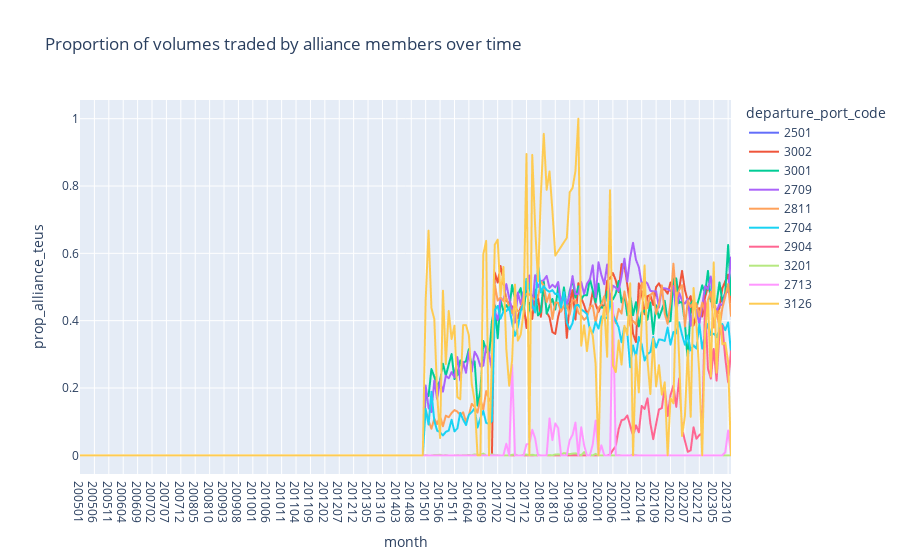

Write notebook code for a chart like this one.
### Code cell
fig = px.line(
        data_frame=port_alliance_df.filter(
            pl.col('departure_port_code').is_in(
                port_alliance_df.group_by('departure_port_code').agg(pl.col('total_teus').sum()).sort(by='total_teus', descending=True).limit(10).to_series()
                )),
        x='month', y='prop_alliance_teus',
        color='departure_port_code',
        title= 'Proportion of volumes traded by alliance members over time'
    )
fig.show()

### Figure 1 — Plotly figure (JSON) as saved in the notebook; plotly's stock layout.template omitted (floating-point values rounded to 4 significant figures; data arrays with more than 128 entries replaced by an {"elided": "..."} marker saying what was removed)
{"data": [{"hovertemplate": "departure_port_code=2501<br>month=%{x}<br>prop_alliance_teus=%{y}<extra></extra>", "legendgroup": "2501", "line": {"color": "#636efa", "dash": "solid"}, "marker": {"symbol": "circle"}, "mode": "lines", "name": "2501", "showlegend": true, "type": "scattergl", "x": {"elided": "223 str values"}, "xaxis": "x", "y": {"elided": "223 int values"}, "yaxis": "y"}, {"hovertemplate": "departure_port_code=3002<br>month=%{x}<br>prop_alliance_teus=%{y}<extra></extra>", "legendgroup": "3002", "line": {"color": "#EF553B", "dash": "solid"}, "marker": {"symbol": "circle"}, "mode": "lines", "name": "3002", "showlegend": true, "type": "scattergl", "x": {"elided": "227 str values"}, "xaxis": "x", "y": {"elided": "227 float values"}, "yaxis": "y"}, {"hovertemplate": "departure_port_code=3001<br>month=%{x}<br>prop_alliance_teus=%{y}<extra></extra>", "legendgroup": "3001", "line": {"color": "#00cc96", "dash": "solid"}, "marker": {"symbol": "circle"}, "mode": "lines", "name": "3001", "showlegend": true, "type": "scattergl", "x": {"elided": "227 str values"}, "xaxis": "x", "y": {"elided": "227 float values"}, "yaxis": "y"}, {"hovertemplate": "departure_port_code=2709<br>month=%{x}<br>prop_alliance_teus=%{y}<extra></extra>", "legendgroup": "2709", "line": {"color": "#ab63fa", "dash": "solid"}, "marker": {"symbol": "circle"}, "mode": "lines", "name": "2709", "showlegend": true, "type": "scattergl", "x": {"elided": "227 str values"}, "xaxis": "x", "y": {"elided": "227 float values"}, "yaxis": "y"}, {"hovertemplate": "departure_port_code=2811<br>month=%{x}<br>prop_alliance_teus=%{y}<extra></extra>", "legendgroup": "2811", "line": {"color": "#FFA15A", "dash": "solid"}, "marker": {"symbol": "circle"}, "mode": "lines", "name": "2811", "showlegend": true, "type": "scattergl", "x": {"elided": "227 str values"}, "xaxis": "x", "y": {"elided": "227 float values"}, "yaxis": "y"}, {"hovertemplate": "departure_port_code=2704<br>month=%{x}<br>prop_alliance_teus=%{y}<extra></extra>", "legendgroup": "2704", "line": {"color": "#19d3f3", "dash": "solid"}, "marker": {"symbol": "circle"}, "mode": "lines", "name": "2704", "showlegend": true, "type": "scattergl", "x": {"elided": "227 str values"}, "xaxis": "x", "y": {"elided": "227 float values"}, "yaxis": "y"}, {"hovertemplate": "departure_port_code=2904<br>month=%{x}<br>prop_alliance_teus=%{y}<extra></extra>", "legendgroup": "2904", "line": {"color": "#FF6692", "dash": "solid"}, "marker": {"symbol": "circle"}, "mode": "lines", "name": "2904", "showlegend": true, "type": "scattergl", "x": {"elided": "227 str values"}, "xaxis": "x", "y": {"elided": "227 float values"}, "yaxis": "y"}, {"hovertemplate": "departure_port_code=3201<br>month=%{x}<br>prop_alliance_teus=%{y}<extra></extra>", "legendgroup": "3201", "line": {"color": "#B6E880", "dash": "solid"}, "marker": {"symbol": "circle"}, "mode": "lines", "name": "3201", "showlegend": true, "type": "scattergl", "x": {"elided": "227 str values"}, "xaxis": "x", "y": {"elided": "227 float values"}, "yaxis": "y"}, {"hovertemplate": "departure_port_code=2713<br>month=%{x}<br>prop_alliance_teus=%{y}<extra></extra>", "legendgroup": "2713", "line": {"color": "#FF97FF", "dash": "solid"}, "marker": {"symbol": "circle"}, "mode": "lines", "name": "2713", "showlegend": true, "type": "scattergl", "x": {"elided": "227 str values"}, "xaxis": "x", "y": {"elided": "227 float values"}, "yaxis": "y"}, {"hovertemplate": "departure_port_code=3126<br>month=%{x}<br>prop_alliance_teus=%{y}<extra></extra>", "legendgroup": "3126", "line": {"color": "#FECB52", "dash": "solid"}, "marker": {"symbol": "circle"}, "mode": "lines", "name": "3126", "showlegend": true, "type": "scattergl", "x": {"elided": "224 str values"}, "xaxis": "x", "y": {"elided": "224 float values"}, "yaxis": "y"}], "layout": {"legend": {"title": {"text": "departure_port_code"}, "tracegroupgap": 0}, "title": {"text": "Proportion of volumes traded by alliance members over time"}, "xaxis": {"anchor": "y", "domain": [0, 1], "title": {"text": "month"}}, "yaxis": {"anchor": "x", "domain": [0, 1], "title": {"text": "prop_alliance_teus"}}}}
